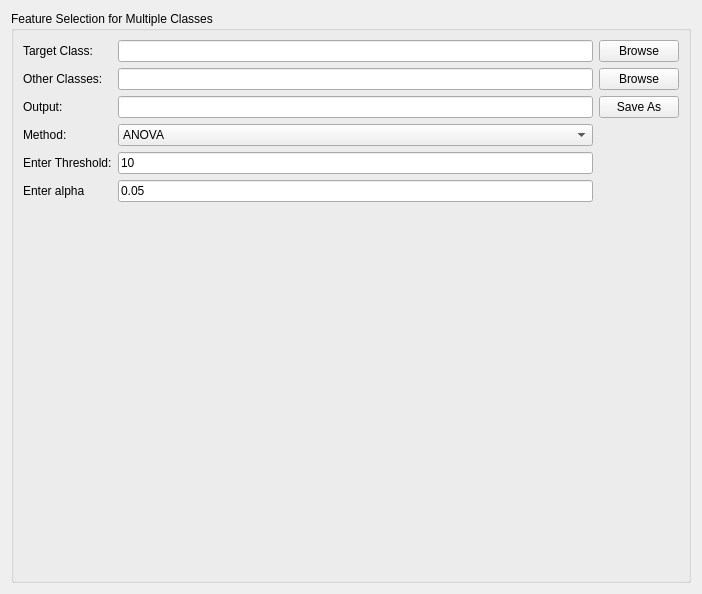
<?xml version="1.0" encoding="UTF-8"?>
<ui version="4.0">
 <class>Form</class>
 <widget class="QWidget" name="Form">
  <property name="geometry">
   <rect>
    <x>0</x>
    <y>0</y>
    <width>702</width>
    <height>594</height>
   </rect>
  </property>
  <property name="windowTitle">
   <string>Form</string>
  </property>
  <layout class="QVBoxLayout" name="verticalLayout">
   <item>
    <widget class="QGroupBox" name="groupBox">
     <property name="title">
      <string>Feature Selection for Multiple Classes</string>
     </property>
     <layout class="QGridLayout" name="gridLayout">
      <item row="0" column="0">
       <widget class="QLabel" name="label_2">
        <property name="text">
         <string>Target Class:</string>
        </property>
       </widget>
      </item>
      <item row="0" column="1">
       <widget class="QLineEdit" name="lineEdit_3"/>
      </item>
      <item row="0" column="2">
       <widget class="QPushButton" name="pushButton">
        <property name="text">
         <string>Browse</string>
        </property>
       </widget>
      </item>
      <item row="1" column="0">
       <widget class="QLabel" name="label_7">
        <property name="text">
         <string>Other Classes:</string>
        </property>
       </widget>
      </item>
      <item row="1" column="1">
       <widget class="QLineEdit" name="lineEdit_4"/>
      </item>
      <item row="1" column="2">
       <widget class="QPushButton" name="pushButton_3">
        <property name="text">
         <string>Browse</string>
        </property>
       </widget>
      </item>
      <item row="2" column="0">
       <widget class="QLabel" name="label_4">
        <property name="text">
         <string>Output:</string>
        </property>
       </widget>
      </item>
      <item row="2" column="1">
       <widget class="QLineEdit" name="lineEdit_5"/>
      </item>
      <item row="2" column="2">
       <widget class="QPushButton" name="pushButton_2">
        <property name="text">
         <string>Save As</string>
        </property>
       </widget>
      </item>
      <item row="3" column="0">
       <widget class="QLabel" name="label_3">
        <property name="text">
         <string>Method:             </string>
        </property>
       </widget>
      </item>
      <item row="3" column="1">
       <widget class="QComboBox" name="comboBox">
        <item>
         <property name="text">
          <string>ANOVA</string>
         </property>
        </item>
        <item>
         <property name="text">
          <string>Kruskal</string>
         </property>
        </item>
        <item>
         <property name="text">
          <string>SDI</string>
         </property>
        </item>
       </widget>
      </item>
      <item row="4" column="0">
       <widget class="QLabel" name="label">
        <property name="text">
         <string>Enter Threshold:</string>
        </property>
       </widget>
      </item>
      <item row="4" column="1">
       <widget class="QLineEdit" name="lineEdit">
        <property name="text">
         <string>10</string>
        </property>
       </widget>
      </item>
      <item row="5" column="0">
       <widget class="QLabel" name="label_6">
        <property name="text">
         <string>Enter alpha</string>
        </property>
       </widget>
      </item>
      <item row="5" column="1">
       <widget class="QLineEdit" name="lineEdit_2">
        <property name="text">
         <string>0.05</string>
        </property>
       </widget>
      </item>
      <item row="6" column="0">
       <widget class="QLabel" name="label_5">
        <property name="text">
         <string/>
        </property>
       </widget>
      </item>
     </layout>
    </widget>
   </item>
  </layout>
 </widget>
 <resources/>
 <connections/>
</ui>
